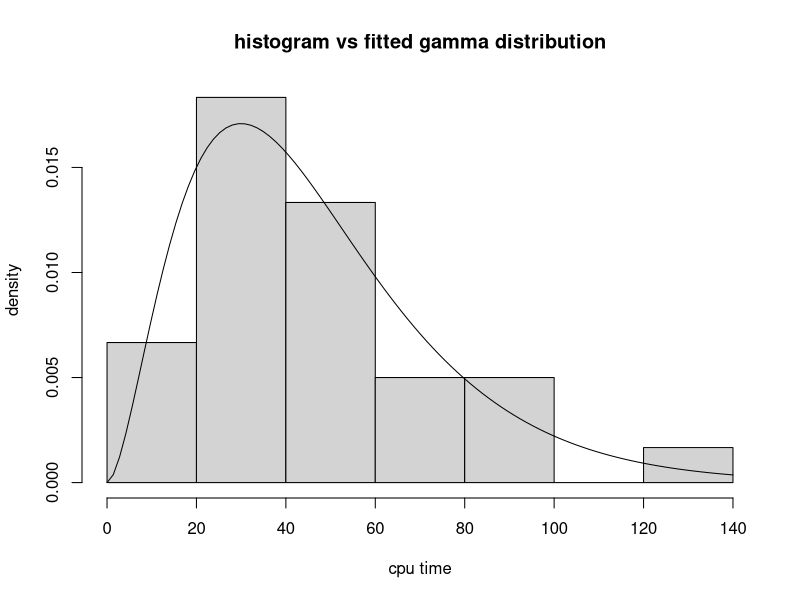

The R source for this figure:

# We will continue working with the CPU data that we saw earlier

cpu <-c(70,36,43,69,82,48,34,62,35,15,59,139,46,37,42,30,5,56,36,82,38,
        89,54,25,35,24,22,9,56,19)
# Negative of log-likelihood function assuming gamma parent distribution

neg.loglik.fun <- function(par, dat)
{
	result <- sum(dgamma(dat, shape=par[1], rate=par[2], log=TRUE))
	return(-result)
	}


# Minimize -log (L), i.e., maximize log (L)

ml.est <- optim(par=c(3, 0.1), fn=neg.loglik.fun, method = "L-BFGS-B", 
lower=rep(0,2), hessian=TRUE, dat=cpu)

# > ml.est
# $par
# [1] 3.63149628 0.07529459

# $value
# [1] 136.561

# $counts
# function gradient 
      # 20       20 

# $convergence
# [1] 0

# $message
# [1] "CONVERGENCE: REL_REDUCTION_OF_F <= FACTR*EPSMCH"

# $hessian
            # [,1]       [,2]
# [1,]    9.501374  -398.4584
# [2,] -398.458449 19223.5065

# > 

# MLE

  ml.est$par
# [1] 3.63149628 0.07529459
# > 

# their standard errors

  sqrt(diag(solve(ml.est$hessian)))
# [1] 0.89720941 0.01994668
# > 

# How well the fitted model represents the data?

# relative density histogram

hist(cpu, freq=FALSE, xlab="cpu time", ylab="density", 
			main="histogram vs fitted gamma distribution") 

# superimpose the fitted density

gamma.pdf <- function(x, shape=ml.est$par[1], rate=ml.est$par[2]) { 
	dgamma(x, shape=shape, rate=rate)
	}
	
curve(gamma.pdf, from=0, to=140, add=TRUE)



